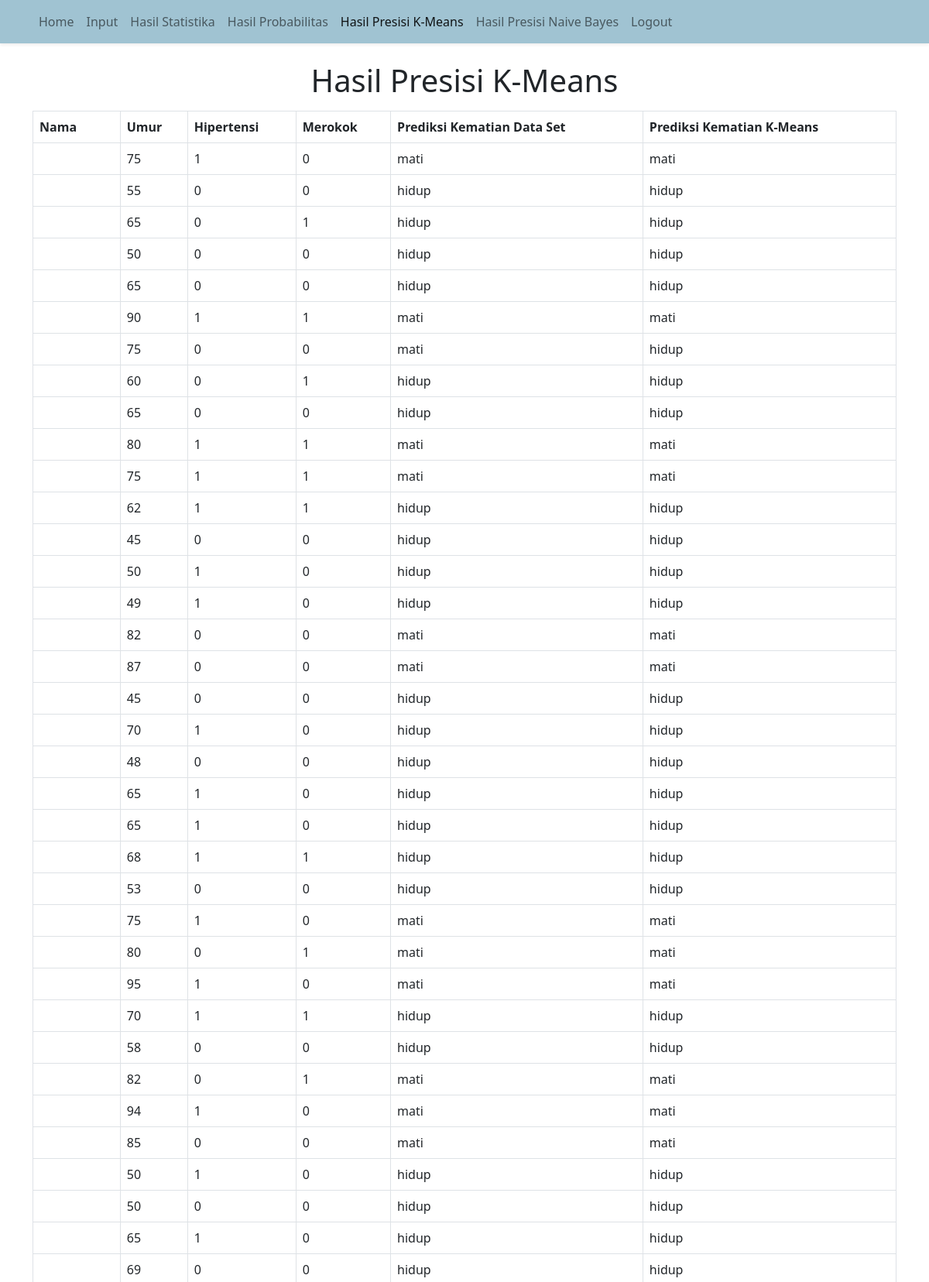
Screenshot of /Means.php (upper part) with the database file from the repository.
### tables this page shows
CREATE TABLE `user_input` (
  `nama` varchar(15) NOT NULL,
  `umur` int(11) NOT NULL,
  `umur_asli` int(11) NOT NULL,
  `hipertensi` int(11) NOT NULL,
  `merokok` int(11) NOT NULL,
  `prediksi_kematian` int(11) NOT NULL,
  `prediksi_kematian_kmeans` int(11) NOT NULL,
  `kombinasi_input` enum('000','001','010','011','100','101','110','111') NOT NULL,
  `input_output` enum('0000','0001','0010','0011','0100','0101','0110','0111','1000','1001','1010','1011','1100','1101','1110','1111') NOT NULL,
  `hasil_nbayes` int(11) NOT NULL
);

### Means.php (the view, shortened to what this page needs)
<!DOCTYPE html>
<html lang="en">
<head>
    <link href="https://cdn.jsdelivr.net/npm/bootstrap@5.2.3/dist/css/bootstrap.min.css" rel="stylesheet"
>
    <link href="https://cdn.jsdelivr.net/npm/bootstrap@5.2.3/dist/css/bootstrap.min.css" rel="stylesheet"
>
</head>
<body>
    <nav class="navbar navbar-expand-lg bg-nav shadow-sm fixed-top">
        <div class="container">
            <div class="navbar-nav bg-nav">
                <a class="nav-link" aria-current="page" href="index.php">Home</a>
                <a class="nav-link" href="data.php">Input</a>
                <a class="nav-link" href="hasil.php">Hasil Statistika</a>
                <a class="nav-link" href="hasilprob.php">Hasil Probabilitas</a>
                <a class="nav-link active" href="Means.php">Hasil Presisi K-Means</a>
                <a class="nav-link" href="hasilpresisi.php">Hasil Presisi Naive Bayes</a>
                <a class="nav-link" href="logout.php">Logout</a>
            </div>
        </div>
    </nav>
    <h1 align="center">Hasil Presisi K-Means</h1>
    <div class="container">
        <table class="table table-bordered">
            <tr>
                <th>Nama</th>
                <th>Umur</th>
                <th>Hipertensi</th>
                <th>Merokok</th>
                <th> Prediksi Kematian Data Set </th>
                <th> Prediksi Kematian K-Means</th>
            </tr>
            <?php
            include 'koneksi.php';
            $data = mysqli_query($koneksi, "Select * from user_input");
            while ($data2 = mysqli_fetch_array($data)) { ?>
                <tr>
                    <td>
                    </td>
                    <td>
                        <?php echo $data2["umur"]; ?>
                    </td>
                    <td>
                        <?php echo $data2["hipertensi"]; ?>
                    </td>
                    <td>
                        <?php echo $data2["merokok"]; ?>
                    </td>
                    <td>
                        <?php
                        if (($data2["prediksi_kematian"]) == 1) {
                        echo "mati";
                        } else {
                        echo "hidup";
                        }
                        ?>
                    </td>
                    <td>
                        <?php
                        if (($data2["prediksi_kematian_kmeans"]) == 1) {
                            echo "mati";
                          } else {
                            echo "hidup";
                          }
                        ?>
                    </td>
                </tr>
            <?php } ?>
        </table>
    </div>
</body>
</html>

### Means.php (style rules this page uses)
.bg-nav { background-color: #A0C3D2; }
h1 { margin-top: 80px; }
table { margin-top: 15px; border: solid 1px; }
body { margin-bottom: 20px; }

### rows the page displays
user_input: umur "75", hipertensi "1", merokok "0", prediksi_kematian "mati", prediksi_kematian_kmeans "mati"
user_input: umur "55", hipertensi "0", merokok "0", prediksi_kematian "hidup", prediksi_kematian_kmeans "hidup"
user_input: umur "65", hipertensi "0", merokok "1", prediksi_kematian "hidup", prediksi_kematian_kmeans "hidup"
user_input: umur "50", hipertensi "0", merokok "0", prediksi_kematian "hidup", prediksi_kematian_kmeans "hidup"
user_input: umur "65", hipertensi "0", merokok "0", prediksi_kematian "hidup", prediksi_kematian_kmeans "hidup"
user_input: umur "90", hipertensi "1", merokok "1", prediksi_kematian "mati", prediksi_kematian_kmeans "mati"
user_input: umur "75", hipertensi "0", merokok "0", prediksi_kematian "mati", prediksi_kematian_kmeans "hidup"
user_input: umur "60", hipertensi "0", merokok "1", prediksi_kematian "hidup", prediksi_kematian_kmeans "hidup"
user_input: umur "65", hipertensi "0", merokok "0", prediksi_kematian "hidup", prediksi_kematian_kmeans "hidup"
user_input: umur "80", hipertensi "1", merokok "1", prediksi_kematian "mati", prediksi_kematian_kmeans "mati"
user_input: umur "75", hipertensi "1", merokok "1", prediksi_kematian "mati", prediksi_kematian_kmeans "mati"
user_input: umur "62", hipertensi "1", merokok "1", prediksi_kematian "hidup", prediksi_kematian_kmeans "hidup"
user_input: umur "45", hipertensi "0", merokok "0", prediksi_kematian "hidup", prediksi_kematian_kmeans "hidup"
user_input: umur "50", hipertensi "1", merokok "0", prediksi_kematian "hidup", prediksi_kematian_kmeans "hidup"
user_input: umur "49", hipertensi "1", merokok "0", prediksi_kematian "hidup", prediksi_kematian_kmeans "hidup"
user_input: umur "82", hipertensi "0", merokok "0", prediksi_kematian "mati", prediksi_kematian_kmeans "mati"
user_input: umur "87", hipertensi "0", merokok "0", prediksi_kematian "mati", prediksi_kematian_kmeans "mati"
user_input: umur "45", hipertensi "0", merokok "0", prediksi_kematian "hidup", prediksi_kematian_kmeans "hidup"
user_input: umur "70", hipertensi "1", merokok "0", prediksi_kematian "hidup", prediksi_kematian_kmeans "hidup"
user_input: umur "48", hipertensi "0", merokok "0", prediksi_kematian "hidup", prediksi_kematian_kmeans "hidup"
user_input: umur "65", hipertensi "1", merokok "0", prediksi_kematian "hidup", prediksi_kematian_kmeans "hidup"
user_input: umur "65", hipertensi "1", merokok "0", prediksi_kematian "hidup", prediksi_kematian_kmeans "hidup"
user_input: umur "68", hipertensi "1", merokok "1", prediksi_kematian "hidup", prediksi_kematian_kmeans "hidup"
user_input: umur "53", hipertensi "0", merokok "0", prediksi_kematian "hidup", prediksi_kematian_kmeans "hidup"
user_input: umur "75", hipertensi "1", merokok "0", prediksi_kematian "mati", prediksi_kematian_kmeans "mati"
user_input: umur "80", hipertensi "0", merokok "1", prediksi_kematian "mati", prediksi_kematian_kmeans "mati"
user_input: umur "95", hipertensi "1", merokok "0", prediksi_kematian "mati", prediksi_kematian_kmeans "mati"
user_input: umur "70", hipertensi "1", merokok "1", prediksi_kematian "hidup", prediksi_kematian_kmeans "hidup"
user_input: umur "58", hipertensi "0", merokok "0", prediksi_kematian "hidup", prediksi_kematian_kmeans "hidup"
user_input: umur "82", hipertensi "0", merokok "1", prediksi_kematian "mati", prediksi_kematian_kmeans "mati"
user_input: umur "94", hipertensi "1", merokok "0", prediksi_kematian "mati", prediksi_kematian_kmeans "mati"
user_input: umur "85", hipertensi "0", merokok "0", prediksi_kematian "mati", prediksi_kematian_kmeans "mati"
user_input: umur "50", hipertensi "1", merokok "0", prediksi_kematian "hidup", prediksi_kematian_kmeans "hidup"
user_input: umur "50", hipertensi "0", merokok "0", prediksi_kematian "hidup", prediksi_kematian_kmeans "hidup"
user_input: umur "65", hipertensi "1", merokok "0", prediksi_kematian "hidup", prediksi_kematian_kmeans "hidup"
user_input: umur "69", hipertensi "0", merokok "0", prediksi_kematian "hidup", prediksi_kematian_kmeans "hidup"
